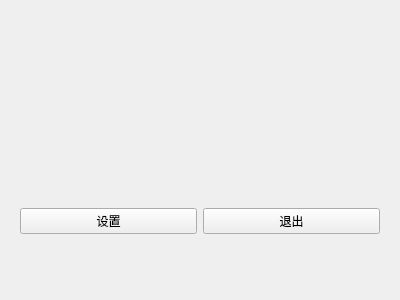
<?xml version="1.0" encoding="UTF-8"?>
<ui version="4.0">
 <class>SudokuMainWgt</class>
 <widget class="QWidget" name="SudokuMainWgt">
  <property name="geometry">
   <rect>
    <x>0</x>
    <y>0</y>
    <width>400</width>
    <height>300</height>
   </rect>
  </property>
  <property name="windowTitle">
   <string>Form</string>
  </property>
  <layout class="QVBoxLayout" name="verticalLayout">
   <item>
    <widget class="QWidget" name="m_pGameWgt" native="true"/>
   </item>
   <item>
    <widget class="QWidget" name="widget" native="true">
     <layout class="QGridLayout" name="gridLayout">
      <item row="0" column="0">
       <widget class="QPushButton" name="pushButton_2">
        <property name="text">
         <string>设置</string>
        </property>
       </widget>
      </item>
      <item row="0" column="1">
       <widget class="QPushButton" name="pushButton">
        <property name="text">
         <string>退出</string>
        </property>
       </widget>
      </item>
     </layout>
    </widget>
   </item>
  </layout>
 </widget>
 <resources/>
 <connections/>
</ui>
